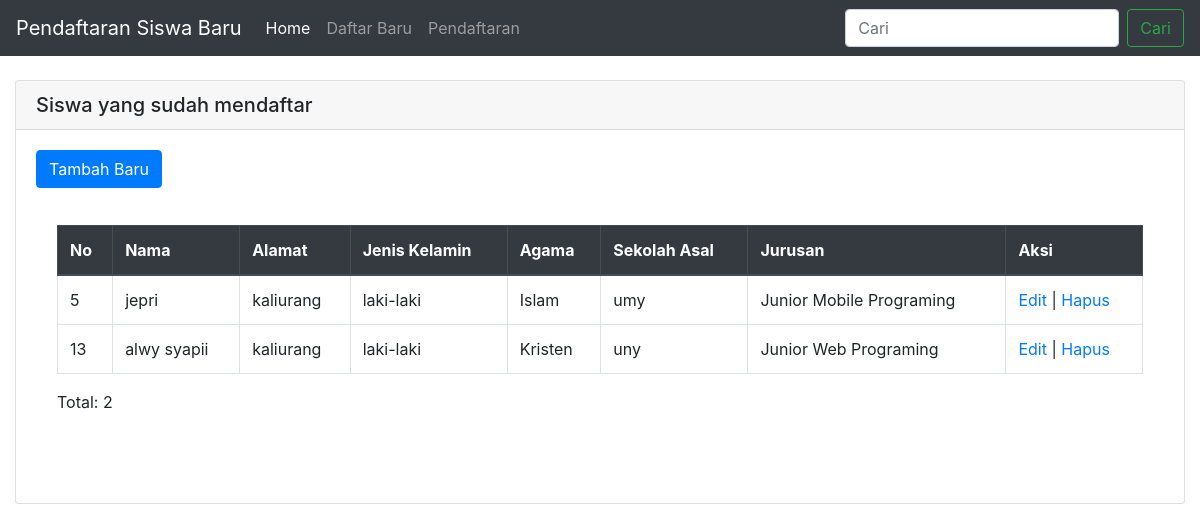
The page / on the database its author committed.
### tables this page shows
CREATE TABLE `user` (
  `id` int(11) NOT NULL,
  `nama` varchar(25) NOT NULL,
  `alamat` varchar(25) NOT NULL,
  `jenis_kelamin` varchar(25) NOT NULL,
  `agama` varchar(25) NOT NULL,
  `asal_sklh` varchar(25) NOT NULL,
  `jurusan` varchar(25) NOT NULL
);

### cekpendaftar.php (the view, shortened to what this page needs)
<?php include("koneksi.php"); ?>
<!DOCTYPE html>
<html>
<head>
    <link rel="stylesheet" href="css/bootstrap.css">
</head>
<body>
<div class="container-fluid">
<div class="content-wrapper">
<div class="card">
  <h5 class="card-header">Siswa yang sudah mendaftar</h5>
  <div class="card-body">
	<nav>
    <a class="btn btn-primary" href="daftar.php" role="button">Tambah Baru</a>
	</nav>
	<br>
	<div class="alert alert-none" role="alert">
    <table class="table table-bordered">
  <thead class="thead-dark">
		<tr>
			<th>No</th>
			<th>Nama</th>
			<th>Alamat</th>
			<th>Jenis Kelamin</th>
			<th>Agama</th>
			<th>Sekolah Asal</th>
            <th>Jurusan</th>
			<th>Aksi</th>
		</tr>
	</thead>
	<tbody>
		<?php
		$sql = "SELECT * FROM user ";
		$query = mysqli_query($db, $sql);
		while($siswa = mysqli_fetch_array($query)){
			echo "<tr>";
			echo "<td>".$siswa['id']."</td>";
			echo "<td>".$siswa['nama']."</td>";
			echo "<td>".$siswa['alamat']."</td>";
			echo "<td>".$siswa['jenis_kelamin']."</td>";
			echo "<td>".$siswa['agama']."</td>";
			echo "<td>".$siswa['asal_sklh']."</td>";
            echo "<td>".$siswa['jurusan']."</td>";
			echo "<td>";
			echo "<a href='edit.php?id=".$siswa['id']."'>Edit</a> | ";
			echo "<a href='hapus.php?id=".$siswa['id']."'>Hapus</a>";
			echo "</td>";
			echo "</tr>";
		}
		?>
	</tbody>
	</table>
	<p>Total: <?php echo mysqli_num_rows($query) ?></p>
    <br>
    </div>
    </div>
    </div>
    </div>
	</body>
</html>

### index.php (shortened to what this page needs)
<!DOCTYPE html>
<html>
<head>
    <link rel="stylesheet" href="css/bootstrap.css">
</head>
<body>
<nav class="navbar navbar-expand-lg navbar-dark bg-dark">
<a class="navbar-brand" href="#">Pendaftaran Siswa Baru</a>
<div class="collapse navbar-collapse" id="navbarSupportedContent">
  <ul class="navbar-nav mr-auto">
    <li class="nav-item active">
      <a class="nav-link" href="#">Home <span class="sr-only">(current)</span></a>
    </li>
    <li class="nav-item">
      <a class="nav-link" href="daftar.php">Daftar Baru</a>
    </li>
    <li class="nav-item">
      <a class="nav-link " href="cekpendaftar.php" tabindex="-1" aria-disabled="true">Pendaftaran</a>
    </li>
  </ul>
  <form class="form-inline my-2 my-lg-0">
    <input class="form-control mr-sm-2" type="search" placeholder="Cari" aria-label="Cari">
    <button class="btn btn-outline-success my-2 my-sm-0" type="submit">Cari</button>
  </form>
</div>
</nav>
	<br>
    <?php include("cekpendaftar.php");?>
	</body>
</html

### rows shown on the page
user: id "5", nama "jepri", alamat "kaliurang", jenis_kelamin "laki-laki", agama "Islam", asal_sklh "umy", jurusan "Junior Mobile Programing"
user: id "13", nama "alwy syapii", alamat "kaliurang", jenis_kelamin "laki-laki", agama "Kristen", asal_sklh "uny", jurusan "Junior Web Programing"

### other values the page prints
mysqli_num_rows($query) "2"
